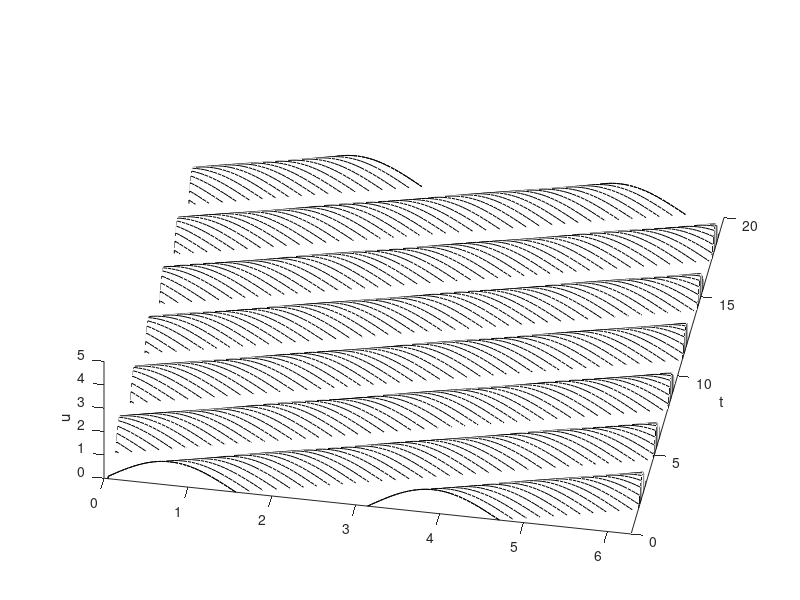

This chart was generated by the following MATLAB code:
%Program 6 from trefethen(Spectral Method in Matlab)


N = 128; h = 2*pi/N; x = h*(1:N); t = 0; dt = h/4;
c = 1;
v = sin(2*x); vold = sin(2*x-.2*dt);
% Time-stepping by leap frog formula:
tmax = 20; tplot = .15; clf, drawnow
plotgap = round(tplot/dt); dt = tplot/plotgap;
nplots = round(tmax/tplot);
data = [v; zeros(nplots,N)]; tdata = t;
for i = 1:nplots
for n = 1:plotgap
t = t+dt;
v_hat = fft(v);
w_hat = 1i*[0:N/2-1 0 -N/2+1:-1] .* v_hat;
w = real(ifft(w_hat));
vnew = vold - 2*dt*c.*w; vold = v; v = vnew;
end
data(i+1,:) = v; tdata = [tdata; t];
end
waterfall(x,tdata,data), view(10,70), colormap([0 0 0])
axis([0 2*pi 0 tmax 0 5]), ylabel t, zlabel u, grid off